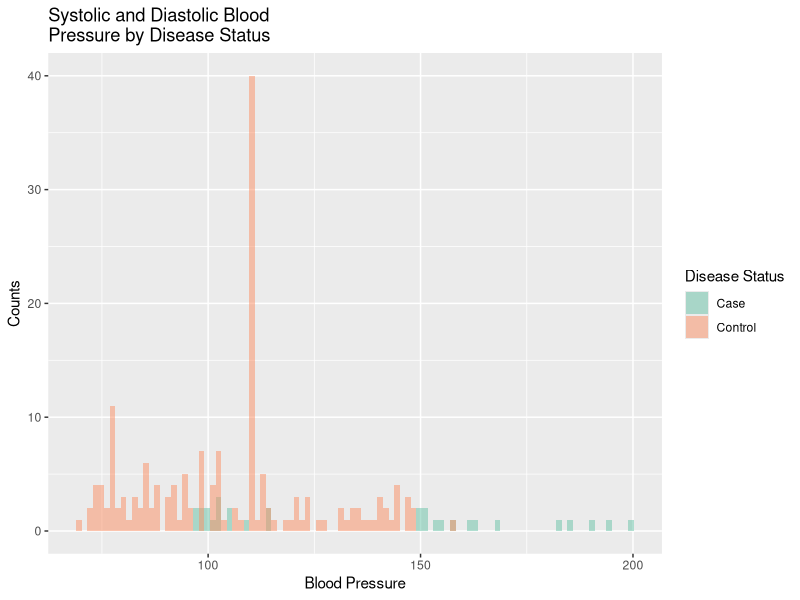
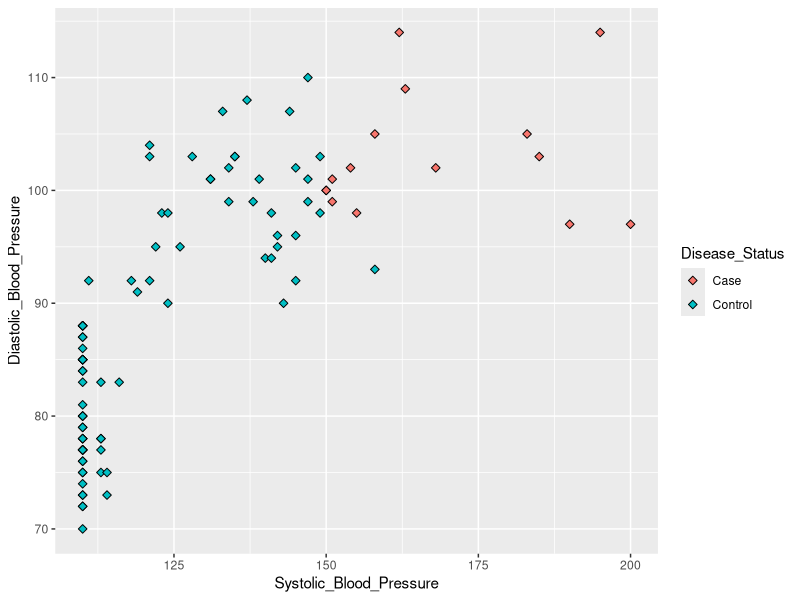
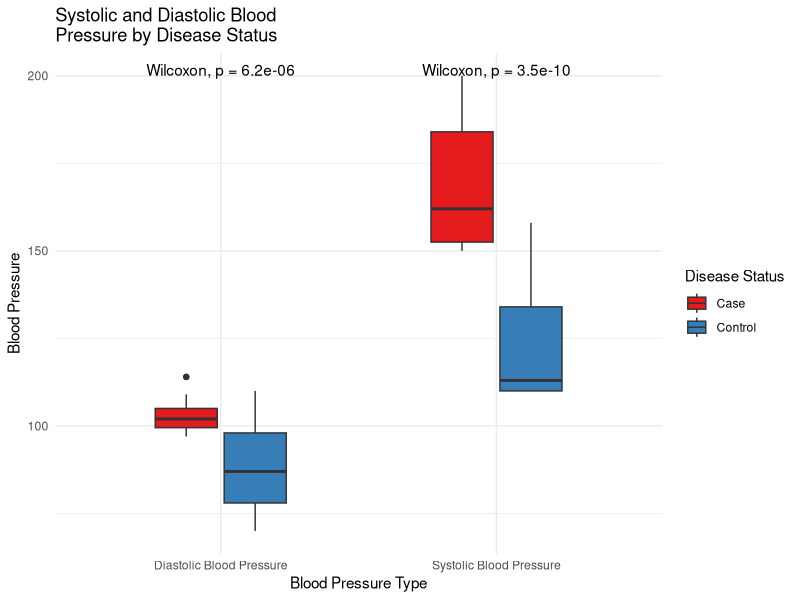

These charts were generated, in order, by the following R code:
## ---- chunk 1
# Set up number of participants 
n=100

# Create a vector of systolic blood pressures
Systolic_Blood_Pressure <- pmax(110, pmin(200, round(rnorm(n, mean = 120, sd = 30))))
head(Systolic_Blood_Pressure)

# Create a vector of diastolic blood pressures that corresponds to systolic blood pressures
Diastolic_Blood_Pressure <- c()
for (bp in Systolic_Blood_Pressure){
  if (bp <= 120){
    d_bp <- pmax(70, pmin(100, round(rnorm(1, mean = 80, sd = 5))))
    Diastolic_Blood_Pressure <- c(Diastolic_Blood_Pressure, d_bp)
  } else{
    d_bp <- pmax(90, pmin(150, round(rnorm(1, mean = 100, sd = 5))))
    Diastolic_Blood_Pressure <- c(Diastolic_Blood_Pressure, d_bp)
  }
}

# Create data frame
dat <-  data.frame(Participant_ID = paste("P", 1:n, sep = "_"),
                   Age = pmax(18, pmin(90, round(rnorm(n, mean = 50, sd = 10)))),
                   Sex = sample(c("Male", "Female"), n, replace = TRUE),
                   Activity_Status = sample(c("Inactive","Lightly Active","Average Activity", "Very Active")),
                   Disease_Status = sample(c("Case", "Control"), n, replace = TRUE),
                   Systolic_Blood_Pressure,
                   Diastolic_Blood_Pressure
                   )

# Create a Disease_Status  vector where the participants with higher blood pressures are cases
Disease_Status <- c()
for (i in 1:nrow(dat)){
  if ((dat[i,"Systolic_Blood_Pressure"] >= 150) & (dat[i,"Diastolic_Blood_Pressure"] >= 95)) {
    Disease_Status <- c(Disease_Status, "Case")
    } else {
      Disease_Status <- c(Disease_Status, "Control ")
    }
  }

# Add Disease Status to dataframe
dat$Disease_Status <- Disease_Status

# Visualize after adding the Disease Status column
head(dat)
## ---- chunk 2
library(tidyr)
dat_long <- pivot_longer(dat, cols = c("Systolic_Blood_Pressure","Diastolic_Blood_Pressure"), names_to = "Blood_Pressures")
print(head(dat_long))
## ---- chunk 3
library(ggplot2)
p <- ggplot(dat_long, aes(x = Blood_Pressures, y = value, fill =Disease_Status)) +
  geom_boxplot(width = 0.5)+
  labs(x = "Blood Pressure Type", y = "Blood Pressure", fill = "Disease Status", 
       title = "Systolic and Diastolic Blood \nPressure by Disease Status")+
  theme_minimal() +
  scale_fill_brewer(palette = "Set1")+ scale_x_discrete(labels = c("Diastolic_Blood_Pressure" = "Diastolic Blood Pressure", "Systolic_Blood_Pressure" = "Systolic Blood Pressure"))
## ---- chunk 4
ggplot(dat_long, aes(x = value, fill = Disease_Status)) +
geom_histogram(position = "identity", alpha = 0.5, bins = 100)+
  labs(x = "Blood Pressure", y = "Counts", fill = "Disease Status", 
       title = "Systolic and Diastolic Blood \nPressure by Disease Status") +
  scale_fill_brewer(palette = "Set2")
## ---- chunk 5
ggplot(dat, aes(x = Systolic_Blood_Pressure, y = Diastolic_Blood_Pressure, fill =Disease_Status)) +
  geom_point(size=2, shape=23)
## ---- chunk 6
library(ggpubr)
png("/Users/f002yt8/Documents/GDSC/GitHub/HDS-Foundations_of_Data_Science/Week_2/images/boxplot.png", width = 2000, height = 1500, res = 300)
p + stat_compare_means(method = "wilcox")
dev.off()

summary(dat$Systolic_Blood_Pressure)
summary(dat$Diastolic_Blood_Pressure)
## ---- chunk 7
dat <- subset(dat, select = -c(Diastolic_Blood_Pressure, Systolic_Blood_Pressure))
n=100

Heart_Rate <- c()
for (i in 1:nrow(dat)){
  if (dat[i,"Activity_Status"] == "Inactive"){
    Heart_Rate <- c(Heart_Rate,pmax(100,pmin(200, round(rnorm(1, mean = 150, sd = 20)))))
    } else if (dat[i,"Activity_Status"] == "Lightly Active"){
      Heart_Rate <- c(Heart_Rate,pmax(80,pmin(99, round(rnorm(1, mean = 85, sd = 20)))))
      } else {
        Heart_Rate <- c(Heart_Rate,pmax(40,pmin(79, round(rnorm(1, mean = 50, sd = 20)))))
      }
}

dat$Heart_Rate <- Heart_Rate
print(head(dat))
